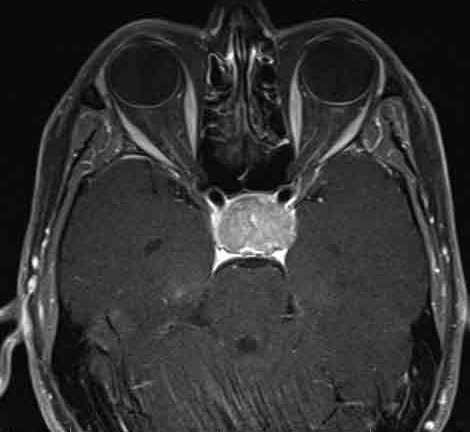
#> input picture data/Training/pituitary/Tr-pi_0040.jpg, 470 x 432 px, found by its file name; its folder holds only this picture in this run
$ jupyter execute --allow-errors rodionov_EDA.ipynb
#> lines starting #> are read from the running program, lines starting #| are printed output that depends on the picture; long printed decimals are rounded
[cell 1]
import cv2
import numpy as np
import os
import matplotlib.pyplot as plt


def calculate_mean_variance(images_folder):
    image_files = [f for f in os.listdir(images_folder) if os.path.isfile(os.path.join(images_folder, f))]

    mean_values = {'R': [], 'G': [], 'B': []}
    variance_values = {'R': [], 'G': [], 'B': []}

    for img_file in image_files:
        img = cv2.imread(os.path.join(images_folder, img_file))
#> img is the input picture: shape (432, 470, 3); min 0, max 255, mean 51.2

        # Split image into color channels (BGR format)
        b, g, r = cv2.split(img)

        for channel, channel_name in zip((r, g, b), ('R', 'G', 'B')):
            mean = np.mean(channel)
            variance = np.var(channel)

            mean_values[channel_name].append(mean)
            variance_values[channel_name].append(variance)
#> this loop made 3 passes
#> channel_name on passes 1 to 3: 'R', 'G', 'B'

    overall_mean = {channel: np.mean(values) for channel, values in mean_values.items()}
#> overall_mean = {'R': 51.16, 'G': 51.16, 'B': 51.16}
    overall_variance = {channel: np.mean(values) for channel, values in variance_values.items()}
#> overall_variance = {'R': 1274.7, 'G': 1274.7, 'B': 1274.7}

    return overall_mean, overall_variance

def plt_build(mean_values, veriance_values):
    plt.figure(figsize=(8, 4))
    plt.bar(mean_values.keys(), mean_values.values(), color=['red', 'green', 'blue'])
    plt.title('Mean Values for RGB Channels')
    plt.xlabel('Channels')
    plt.ylabel('Mean')
    plt.show()

    plt.figure(figsize=(8, 4))
    plt.bar(variance_values.keys(), variance_values.values(), color=['red', 'green', 'blue'])
    plt.title('Variance Values for RGB Channels')
    plt.xlabel('Channels')
    plt.ylabel('Variance')
    plt.show()

print('Calculating means and veriances for pituitary')
folder_path = '/Users/nikitarodionov/Downloads/archive/Training/pituitary'
means, variances = calculate_mean_variance(folder_path)
#> means = {'R': 51.16, 'G': 51.16, 'B': 51.16}; variances = {'R': 1274.7, 'G': 1274.7, 'B': 1274.7}
print("Mean values for each channel (R, G, B):", means)
#| Mean values for each channel (R, G, B): {'R': 51.158, 'G': 51.158, 'B': 51.158}
print("Variance values for each channel (R, G, B):", variances)
#| Variance values for each channel (R, G, B): {'R': 1274.669, 'G': 1274.669, 'B': 1274.669}

mean_values = means
#> mean_values = {'R': 51.16, 'G': 51.16, 'B': 51.16}
variance_values = variances
#> variance_values = {'R': 1274.7, 'G': 1274.7, 'B': 1274.7}
plt_build(mean_values, variance_values)
#> in plt_build, `plt.show()`:
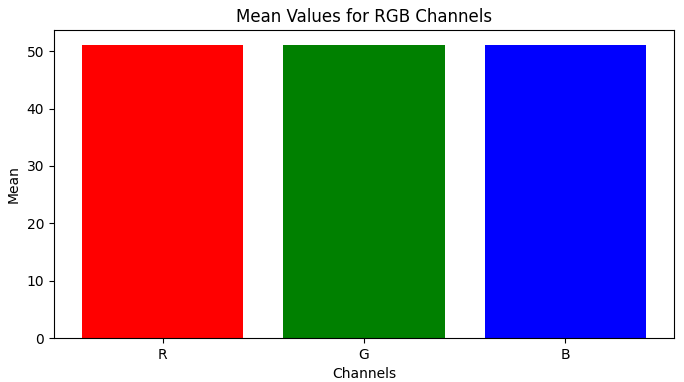
#> figure drawn by matplotlib, 1 panel
#> in plt_build, `plt.show()`:
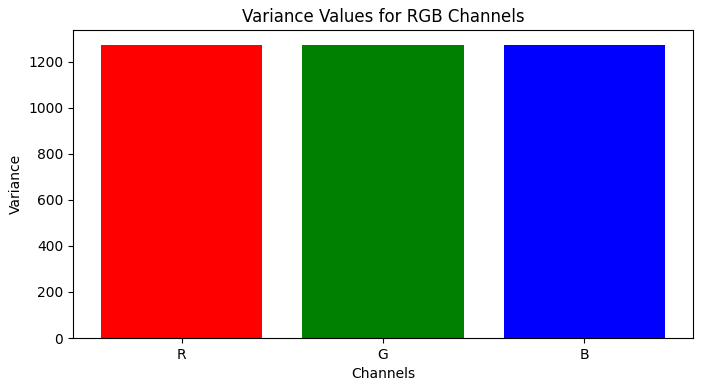
#> figure drawn by matplotlib, 1 panel

print('Calculating means and veriances for notumor')
folder_path = '/Users/nikitarodionov/Downloads/archive/Training/notumor'
#> (the rest of this cell did not finish here and is left out)

$ run again, on data/Training/pituitary/Tr-pi_0157.jpg
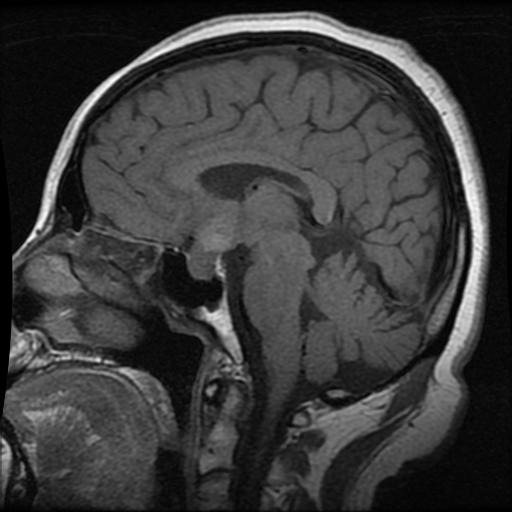
#> input picture data/Training/pituitary/Tr-pi_0157.jpg, 512 x 512 px, found by its file name
#> in calculate_mean_variance, img is the input picture: shape (512, 512, 3); min 0, max 255, mean 58.1
#> the loop in calculate_mean_variance, `for channel, channel_name in zip((r, g, b), ('R', 'G', 'B')):` made 3 passes
#> channel_name on passes 1 to 3: 'R', 'G', 'B'
#> overall_mean = {'R': 58.11, 'G': 58.11, 'B': 58.11}
#> overall_variance = {'R': 1983.9, 'G': 1983.9, 'B': 1983.9}
#> means = {'R': 58.11, 'G': 58.11, 'B': 58.11}; variances = {'R': 1983.9, 'G': 1983.9, 'B': 1983.9}
#| Mean values for each channel (R, G, B): {'R': 58.110, 'G': 58.110, 'B': 58.110}
#| Variance values for each channel (R, G, B): {'R': 1983.909, 'G': 1983.909, 'B': 1983.909}
#> mean_values = {'R': 58.11, 'G': 58.11, 'B': 58.11}
#> variance_values = {'R': 1983.9, 'G': 1983.9, 'B': 1983.9}
#> in plt_build, `plt.show()`:
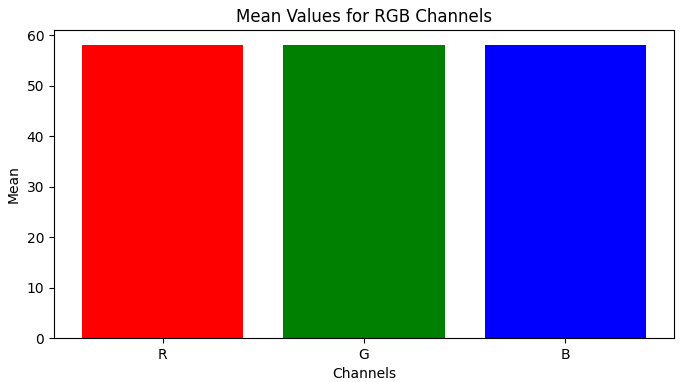
#> figure drawn by matplotlib, 1 panel
#> in plt_build, `plt.show()`:
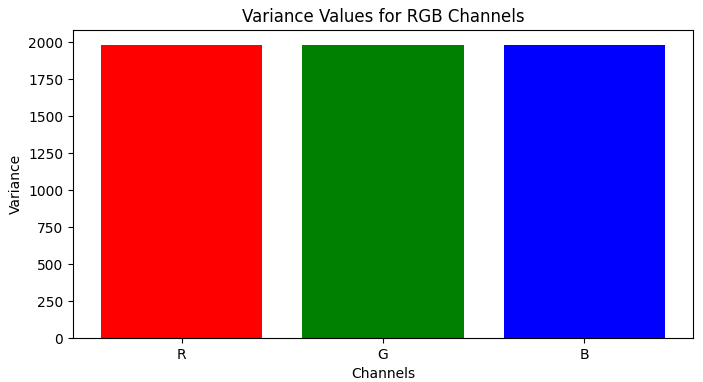
#> figure drawn by matplotlib, 1 panel

$ run again, on data/Training/pituitary/Tr-pi_0173.jpg
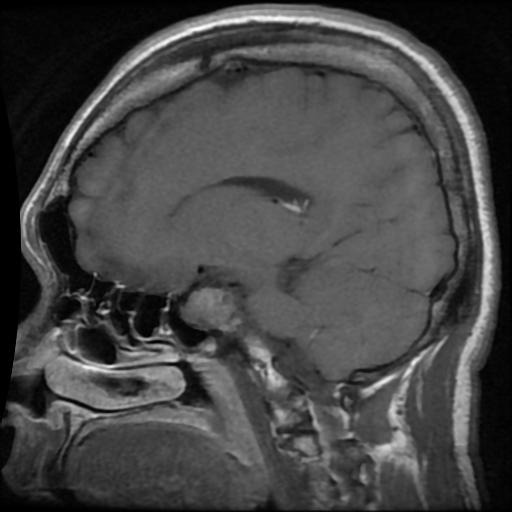
#> input picture data/Training/pituitary/Tr-pi_0173.jpg, 512 x 512 px, found by its file name
#> in calculate_mean_variance, img is the input picture: shape (512, 512, 3); min 0, max 255, mean 69.4
#> the loop in calculate_mean_variance, `for channel, channel_name in zip((r, g, b), ('R', 'G', 'B')):` made 3 passes
#> channel_name on passes 1 to 3: 'R', 'G', 'B'
#> overall_mean = {'R': 69.41, 'G': 69.41, 'B': 69.41}
#> overall_variance = {'R': 1817.7, 'G': 1817.7, 'B': 1817.7}
#> means = {'R': 69.41, 'G': 69.41, 'B': 69.41}; variances = {'R': 1817.7, 'G': 1817.7, 'B': 1817.7}
#| Mean values for each channel (R, G, B): {'R': 69.413, 'G': 69.413, 'B': 69.413}
#| Variance values for each channel (R, G, B): {'R': 1817.696, 'G': 1817.696, 'B': 1817.696}
#> mean_values = {'R': 69.41, 'G': 69.41, 'B': 69.41}
#> variance_values = {'R': 1817.7, 'G': 1817.7, 'B': 1817.7}
#> in plt_build, `plt.show()`:
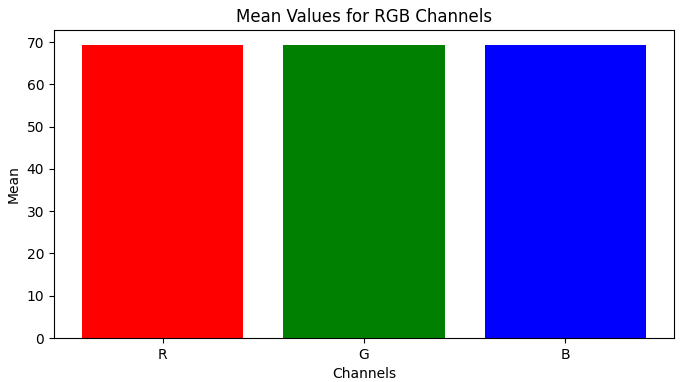
#> figure drawn by matplotlib, 1 panel
#> in plt_build, `plt.show()`:
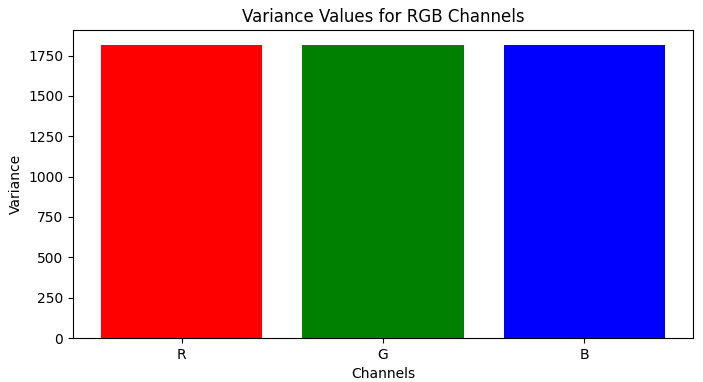
#> figure drawn by matplotlib, 1 panel

$ run again, on data/Training/pituitary/Tr-pi_0276.jpg
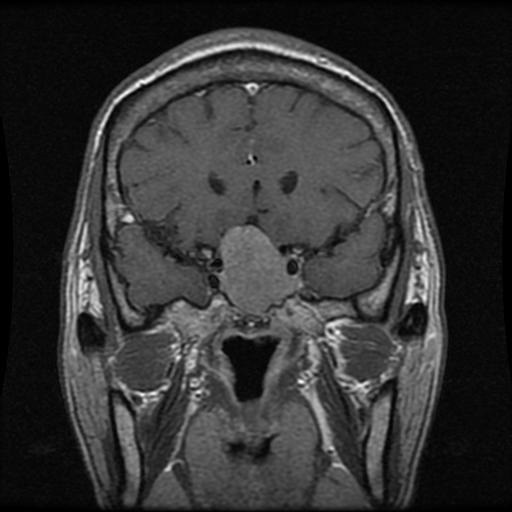
#> input picture data/Training/pituitary/Tr-pi_0276.jpg, 512 x 512 px, found by its file name
#> in calculate_mean_variance, img is the input picture: shape (512, 512, 3); min 0, max 255, mean 51.7
#> the loop in calculate_mean_variance, `for channel, channel_name in zip((r, g, b), ('R', 'G', 'B')):` made 3 passes
#> channel_name on passes 1 to 3: 'R', 'G', 'B'
#> overall_mean = {'R': 51.72, 'G': 51.72, 'B': 51.72}
#> overall_variance = {'R': 1871.4, 'G': 1871.4, 'B': 1871.4}
#> means = {'R': 51.72, 'G': 51.72, 'B': 51.72}; variances = {'R': 1871.4, 'G': 1871.4, 'B': 1871.4}
#| Mean values for each channel (R, G, B): {'R': 51.716, 'G': 51.716, 'B': 51.716}
#| Variance values for each channel (R, G, B): {'R': 1871.365, 'G': 1871.365, 'B': 1871.365}
#> mean_values = {'R': 51.72, 'G': 51.72, 'B': 51.72}
#> variance_values = {'R': 1871.4, 'G': 1871.4, 'B': 1871.4}
#> in plt_build, `plt.show()`:
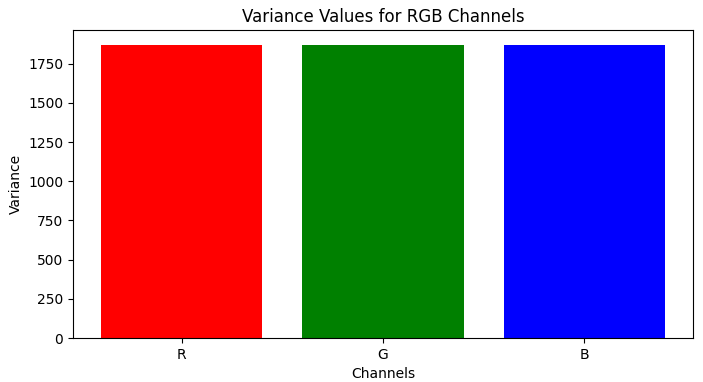
#> figure drawn by matplotlib, 1 panel

$ run again, on data/Training/pituitary/Tr-pi_0074.jpg
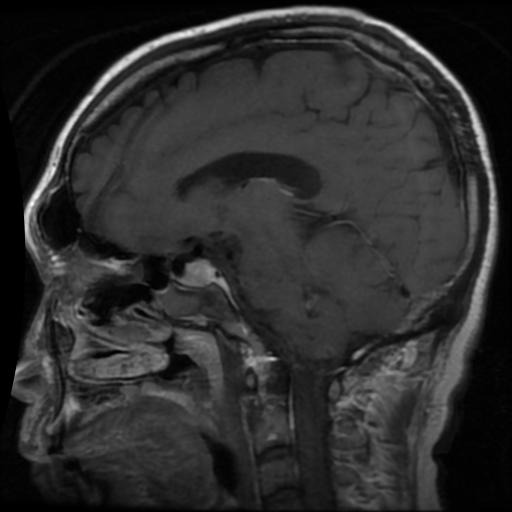
#> input picture data/Training/pituitary/Tr-pi_0074.jpg, 512 x 512 px, found by its file name
#> in calculate_mean_variance, img is the input picture: shape (512, 512, 3); min 0, max 255, mean 45.1
#> the loop in calculate_mean_variance, `for channel, channel_name in zip((r, g, b), ('R', 'G', 'B')):` made 3 passes
#> channel_name on passes 1 to 3: 'R', 'G', 'B'
#> overall_mean = {'R': 45.05, 'G': 45.05, 'B': 45.05}
#> overall_variance = {'R': 1117.8, 'G': 1117.8, 'B': 1117.8}
#> means = {'R': 45.05, 'G': 45.05, 'B': 45.05}; variances = {'R': 1117.8, 'G': 1117.8, 'B': 1117.8}
#| Mean values for each channel (R, G, B): {'R': 45.050, 'G': 45.050, 'B': 45.050}
#| Variance values for each channel (R, G, B): {'R': 1117.832, 'G': 1117.832, 'B': 1117.832}
#> mean_values = {'R': 45.05, 'G': 45.05, 'B': 45.05}
#> variance_values = {'R': 1117.8, 'G': 1117.8, 'B': 1117.8}
#> in plt_build, `plt.show()`:
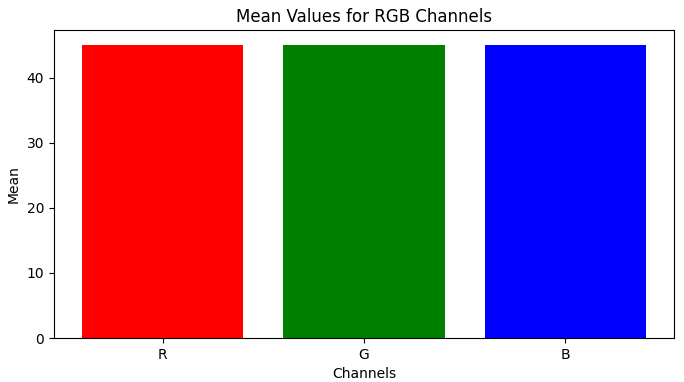
#> figure drawn by matplotlib, 1 panel
#> in plt_build, `plt.show()`:
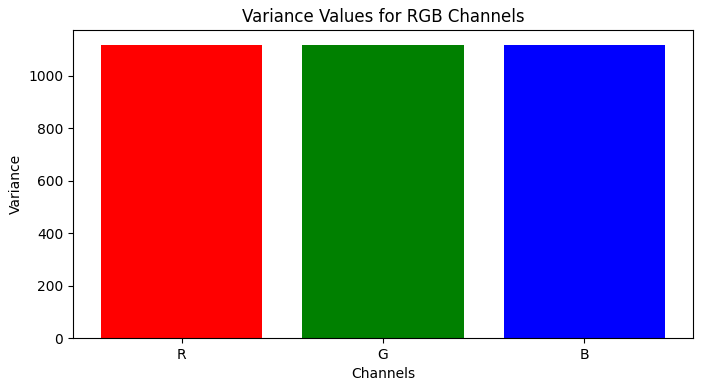
#> figure drawn by matplotlib, 1 panel
